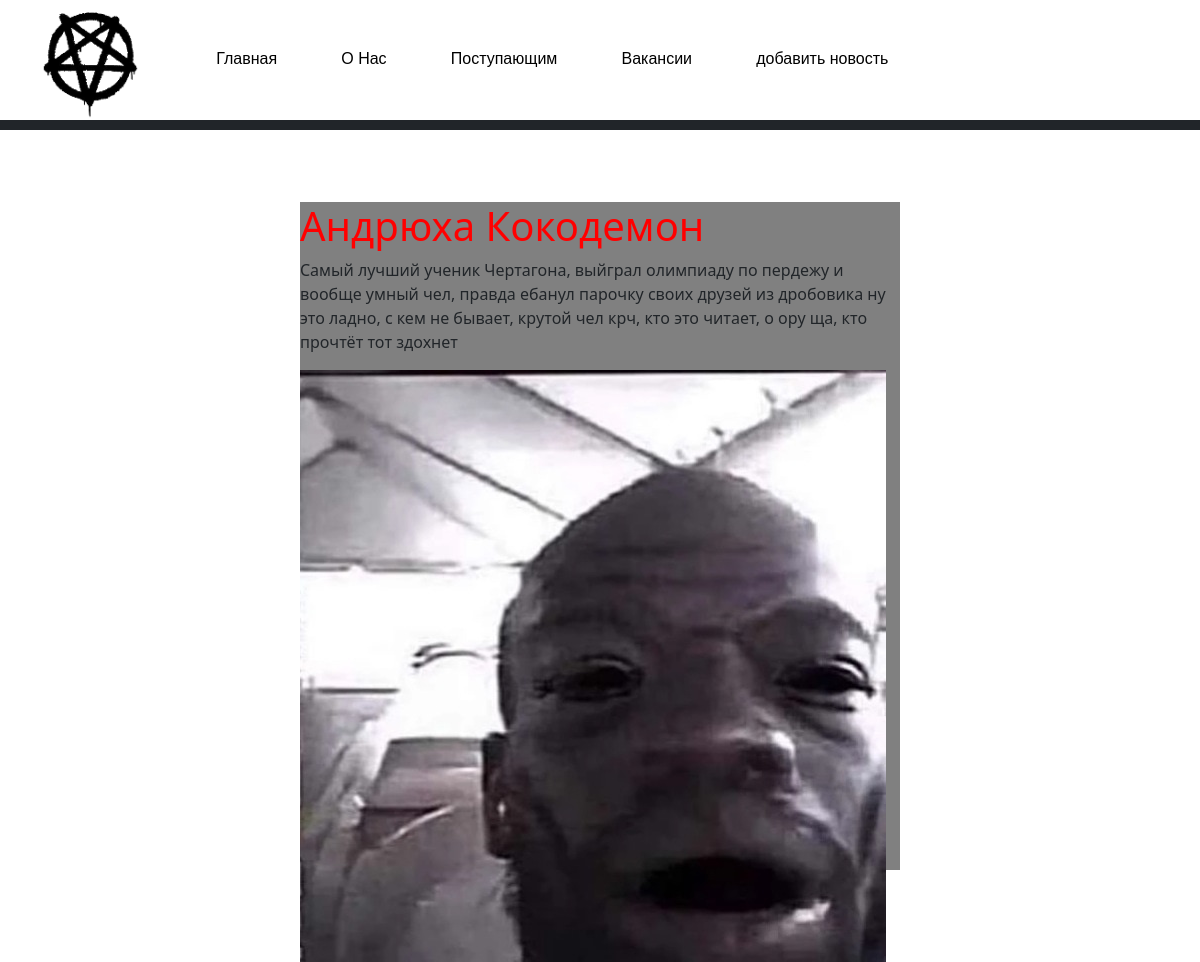
/post/1, run on the app's committed database.
### main/models.py (models this page shows, shortened)
class News(models.Model):
    title = models.CharField('Сноска', max_length=255)
    Text = models.CharField('Текст', max_length=500)
    news_photo = models.ImageField(upload_to='photos/%y/%m/%d/',null=True)
    is_published = models.BooleanField(default=True,verbose_name='Публикация')
    time_create = models.DateTimeField(auto_now_add=True, verbose_name='Дата создания')

### main/views.py (the view)
# urls.py: path('post/<int:post_id>', views.showpost, name='post'),
def showpost (request, post_id):
    news = News.objects.filter(pk=post_id)
    return render(request, 'main/showpost.html', {'news':news})

### main/templates/main/showpost.html (shortened to what this page needs)
{% extends 'main/layout.html' %}
{%load static%}
{% block content %}
<br>
<br>
<br>
    {%for new in news%}
        <div class="news_list">
            <h1>{{new.title}}</h1>
            <p>{{new.Text}}</p>
            {% if new.news_photo%}
            <div class="news_img"><img src="{{new.news_photo.url}}"></div>
            {%endif%}
        </div>
    {%endfor%}
{% endblock %}

### main/static/main/css/main.css (style rules this page uses)
.news_list { width: 600px; background-color: gray; margin-left: auto; margin-right: auto; }
.news_img { width: 600px; height: 500px; box-sizing: border-box; }
.news_list > h1 { color:red; }

### data on the page
News: title "Андрюха Кокодемон", Text "Самый лучший ученик Чертагона, выйграл олимпиаду по пердежу и вообще умный чел, правда ебанул парочку своих друзей из дробовика ну это ладно, с кем не бывает, крутой чел крч, кто это читает, о ору ща, кто прочтёт тот здохнет", news_photo (picture)
